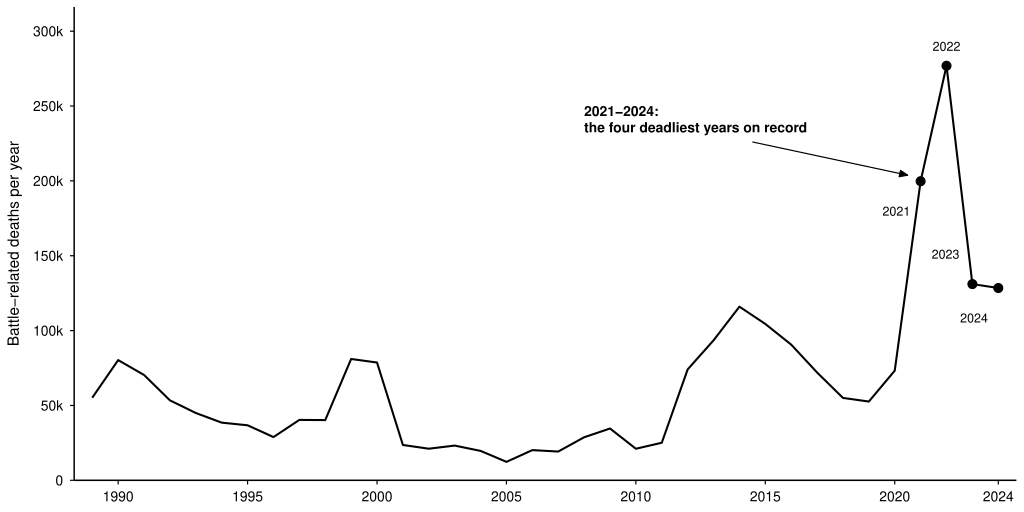

Write R code to recreate this figure.
# Task 5 v4 — Global battle-related deaths, 1989-2024 (B&W).
# v4 changes vs v3 — ANNOTATION LAYER ONLY (line, axes, theme unchanged):
#   * The portfolio headline is "the four deadliest years in 35 years of UCDP
#     records are all 2021-2024". v3's annotations marked 1990 / 1999 / 2014 /
#     2022 individually, so the chart did NOT visually support its own headline
#     (2014, in particular, is NOT in the top four — verified: the four highest
#     annual values are 2022=276,893; 2021=199,789; 2023=131,061; 2024=128,439;
#     #5 is 2014=115,972, below all four).
#   * v4 drops the four scattered decade callouts and instead makes the
#     2021-2024 cluster the single, visually dominant annotation: a black
#     marker on each of the four year-points at the right end of the line,
#     plus ONE label "2021-2024:\nthe four deadliest years on record" with a
#     leader to the cluster. This is exactly the story the headline tells.
#   * Each of the four marked points carries a small year tick label so the
#     reader can see the cluster is precisely the four most recent years.
# v3 changes vs v2: restored 1990 callout, repositioned 1999 leader.
# v2 changes vs v1: title rewording in Quarto (UCDP records start in 1989).
# Story: in 35 years of UCDP records, the four deadliest years are the four
#   most recent ones — 2021-2024 — peaking in 2022 (Ukraine + Tigray).
# Strict black-and-white aesthetic: only pure black on pure white.
# No greys, no semi-transparent fills, no shaded uncertainty bands.
#
# Source: UCDP (2025). Battle-Related Deaths Dataset, version 25.1.
#   Uppsala Conflict Data Program. https://ucdp.uu.se/downloads/

setwd("/Users/alexanderweber/Documents/hsg/6_semester/data_visualization_with_ai")

suppressPackageStartupMessages({
  library(dplyr)
  library(readr)
  library(ggplot2)
  library(ggrepel)
})

# Strict B&W theme — every chart element forced to pure black on white.
# Does NOT source design_system.R, since that palette includes greys.
chart_family <- ""

theme_bw_strict <- function(base_size = 11, base_family = "") {
  ggplot2::theme_minimal(base_size = base_size, base_family = base_family) +
    ggplot2::theme(
      plot.title             = ggplot2::element_blank(),
      plot.subtitle          = ggplot2::element_blank(),
      plot.caption           = ggplot2::element_blank(),
      axis.title             = ggplot2::element_text(size = 11, color = "black"),
      axis.title.y           = ggplot2::element_text(margin = ggplot2::margin(r = 8)),
      axis.text              = ggplot2::element_text(size = 10, color = "black"),
      axis.line.x            = ggplot2::element_line(color = "black", linewidth = 0.5),
      axis.line.y            = ggplot2::element_line(color = "black", linewidth = 0.5),
      axis.ticks             = ggplot2::element_line(color = "black", linewidth = 0.4),
      axis.ticks.length      = ggplot2::unit(3, "pt"),
      panel.grid.major       = ggplot2::element_blank(),
      panel.grid.minor       = ggplot2::element_blank(),
      plot.background        = ggplot2::element_rect(fill = "white", color = NA),
      panel.background       = ggplot2::element_rect(fill = "white", color = NA)
    )
}

raw <- read_csv(
  "data/task_05/BattleDeaths_v25_1_conf.csv",
  show_col_types = FALSE
)

# Aggregate global yearly battle-related deaths (best estimate)
yearly <- raw %>%
  group_by(year) %>%
  summarise(deaths = sum(bd_best, na.rm = TRUE), .groups = "drop") %>%
  arrange(year)

cat("Years:", min(yearly$year), "-", max(yearly$year), "\n")
cat("Top 5 deadliest years:\n")
yearly %>% arrange(desc(deaths)) %>% head(5) %>% print()

# ---- Annotation layer (v4): the 2021-2024 cluster is the whole story ----
# The four year-points that ARE the four deadliest years on record. Values
# pulled from the aggregated data, never hand-typed.
cluster_years <- 2021:2024
cluster <- yearly %>% filter(year %in% cluster_years)

# Per-point year tick labels, nudged so they sit clear of the line/markers
# and clear of each other. 2021/2022 climb steeply, 2023/2024 fall.
cluster_lab <- cluster %>%
  mutate(
    x_txt = c(
      2021 - 0.4,   # 2021 to the left of its rising point
      2022,         # 2022 centred above the peak
      2023 - 0.5,   # 2023 nudged left of its point
      2024 - 0.4    # 2024 nudged left of its point (stays inside the panel)
    ),
    y_txt = c(
      deaths[year == 2021] - 20000,  # below the rising shoulder
      deaths[year == 2022] + 13000,  # above the peak
      deaths[year == 2023] + 20000,  # above the descent
      deaths[year == 2024] - 20000   # below the tail
    ),
    hjust_txt = c(1, 0.5, 1, 1)
  )

# Single dominant callout describing the cluster. The leader starts from the
# RIGHT edge of the label block (below the text) so it never crosses the words,
# and points into the four-point group (anchored just above the 2021 climb).
call_x_lbl <- 2008
call_y_lbl <- 250000   # top of the two-line label block (vjust = 1)
# Leader origin: to the right of and below the label text, clear of the glyphs.
call_x_arr <- 2014.5
call_y_arr <- 226000
call_x_tip <- 2020.5
call_y_tip <- yearly$deaths[yearly$year == 2021] + 4000

p <- ggplot(yearly, aes(x = year, y = deaths)) +
  geom_line(color = "black", linewidth = 0.7) +
  # Emphasize the four deadliest year-points: filled black markers.
  geom_point(
    data = cluster, aes(x = year, y = deaths),
    color = "black", fill = "black", shape = 21, size = 2.6, stroke = 0.6
  ) +
  # Per-point year tick labels so the cluster reads as 2021-2024 precisely.
  geom_text(
    data = cluster_lab, aes(x = x_txt, y = y_txt, label = year),
    family = chart_family, color = "black", size = 3.0,
    hjust = cluster_lab$hjust_txt, vjust = 0.5
  ) +
  # Leader from the single cluster callout into the four-point group. Origin is
  # below/right of the label text so the line never crosses the words.
  annotate(
    "segment", x = call_x_arr, y = call_y_arr, xend = call_x_tip, yend = call_y_tip,
    color = "black", arrow.fill = "black", linewidth = 0.4,
    arrow = grid::arrow(length = grid::unit(2.2, "mm"),
                        angle = 22, type = "closed")
  ) +
  # The one dominant label — exactly the headline's claim.
  annotate(
    "text", x = call_x_lbl, y = call_y_lbl,
    label = "2021-2024:\nthe four deadliest years on record",
    family = chart_family, color = "black", size = 3.6,
    lineheight = 0.95, hjust = 0, vjust = 1, fontface = "bold"
  ) +
  scale_x_continuous(
    breaks = c(1990, 1995, 2000, 2005, 2010, 2015, 2020, 2024),
    expand = expansion(mult = c(0.02, 0.02))
  ) +
  scale_y_continuous(
    breaks = seq(0, 300000, 50000),
    labels = function(x) ifelse(x == 0, "0",
                                paste0(format(x / 1000, big.mark = ""), "k")),
    limits = c(0, 310000),
    expand = expansion(mult = c(0, 0.02))
  ) +
  labs(
    x = NULL,
    y = "Battle-related deaths per year"
  ) +
  theme_bw_strict(base_family = chart_family)

out_pdf <- "iterations/task_05/v4/battle_deaths_v4.pdf"
ggsave(out_pdf, p, width = 26, height = 13, units = "cm", device = "pdf")
cat("Saved:", out_pdf, "\n")
